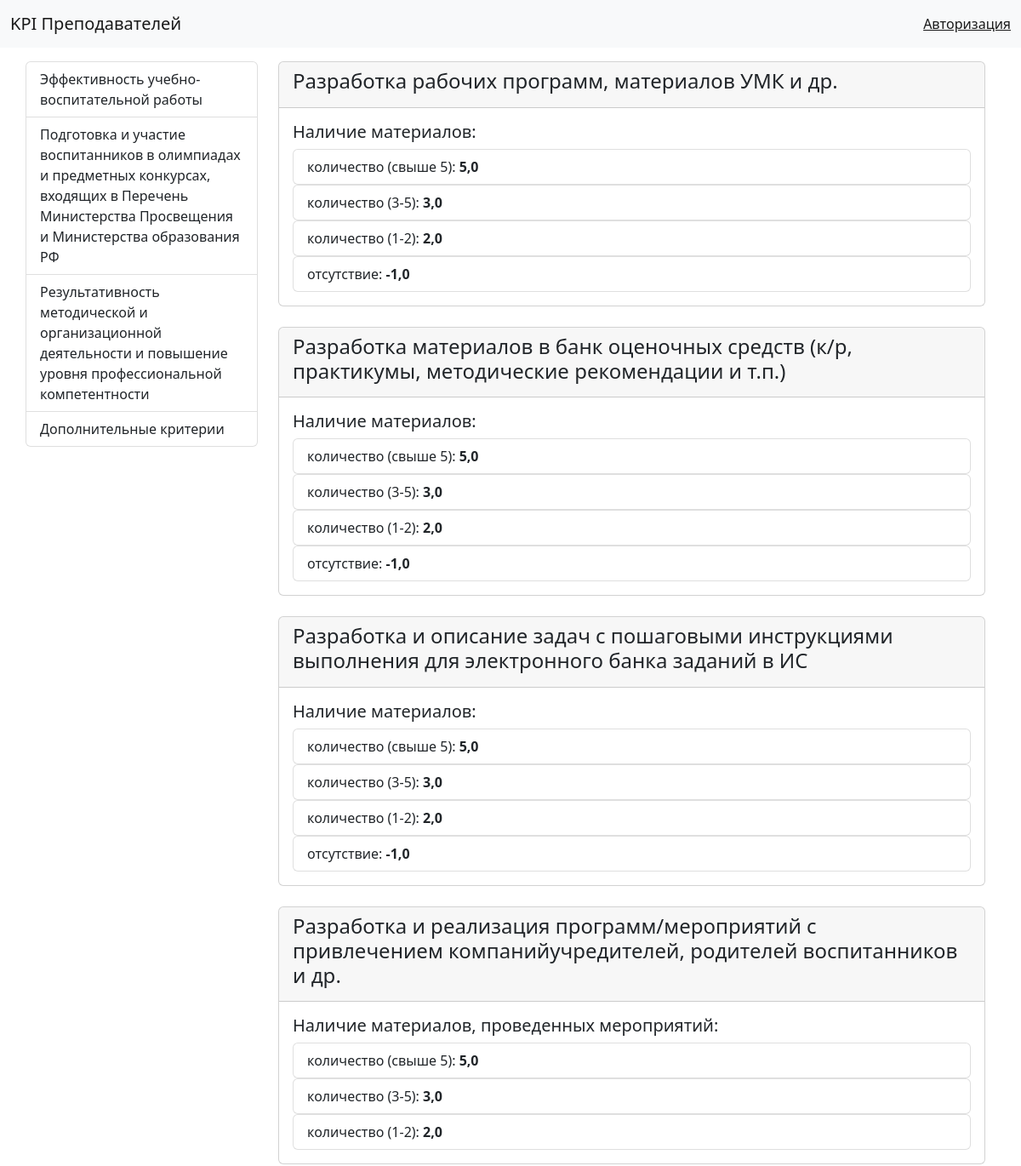
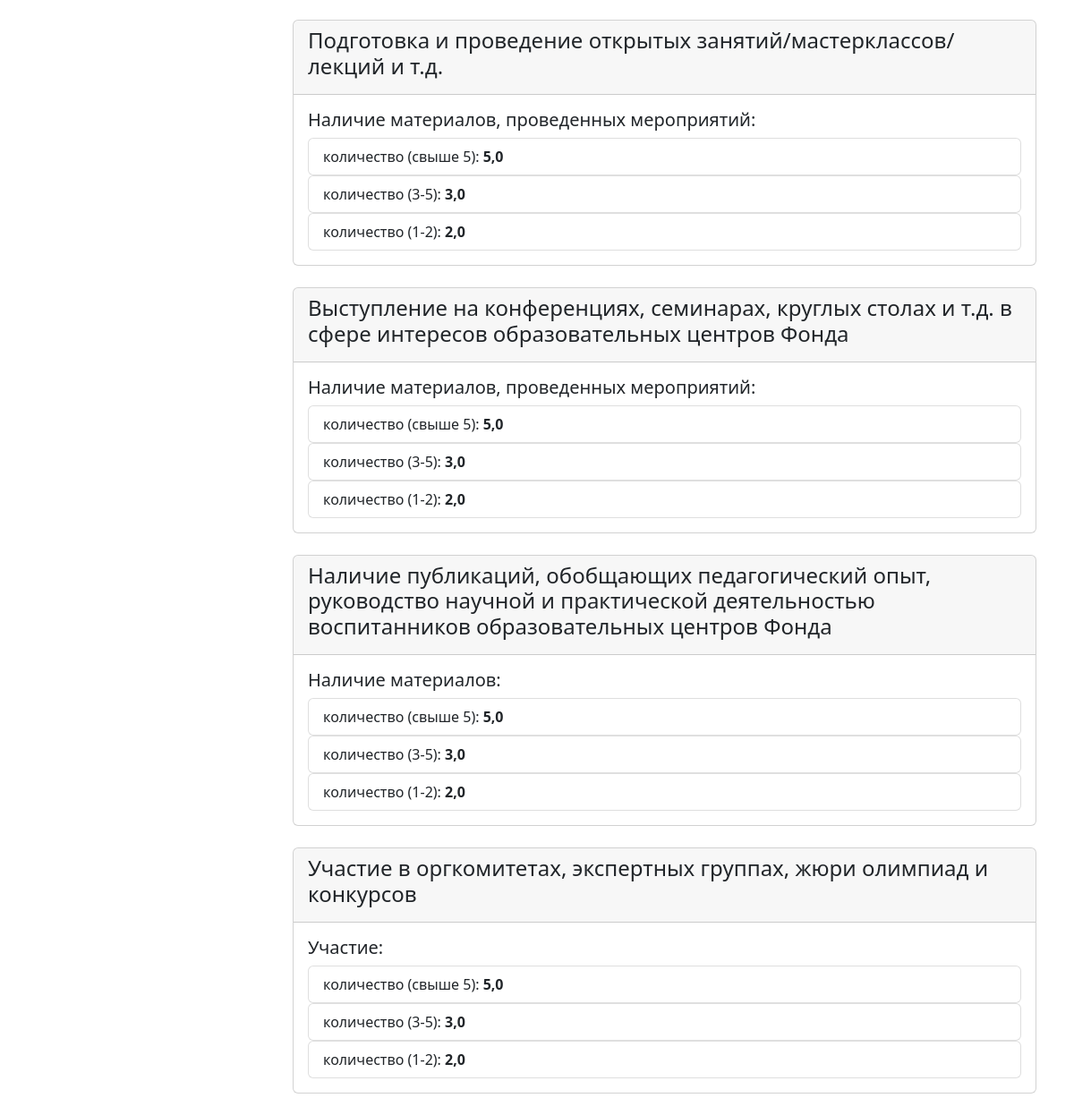
/fill/3/, run on the app's committed database (2 pictures, top to bottom).
### kpi/models.py (models this page shows, shortened)
class Kpi(models.Model):
    name = models.CharField(max_length=250, db_index=True, verbose_name='Наименование')
    class Meta:
        verbose_name = 'Показатель эффективности деятельности'
        verbose_name_plural = '1. Показатели эффективности деятельности'
        ordering = ['id']
    def get_absolute_url(self):
        return reverse_lazy('kpi:home', kwargs={'pk': self.pk})

class Criteria(models.Model):
    name = models.CharField(max_length=250, verbose_name='Наименование')
    kpi = models.ForeignKey('Kpi', on_delete=models.PROTECT, verbose_name='Показатель эффективности деятельности')
    class Meta:
        verbose_name = 'Критерий оценки эффективности деятельности'
        verbose_name_plural = '2. Критерии оценки эффективности деятельности'
        ordering = ['id']

class Indicator(models.Model):
    name = models.CharField(max_length=250, db_index=True, verbose_name='Наименование')
    criteria = models.ForeignKey('Criteria', on_delete=models.PROTECT,
                                 verbose_name='Критерий оценки эффективности деятельности')
    category = models.ManyToManyField('Category', verbose_name='Категории')
    class Meta:
        verbose_name = 'Количественный, качественный или объёмный показатель'
        verbose_name_plural = '3. Количественные, качественные или объёмные показатели'
        ordering = ['id']

class Category(models.Model):
    name = models.CharField(max_length=250, verbose_name='Наименование')
    condition = models.ForeignKey('Condition', on_delete=models.PROTECT, blank=True, null=True)
    condition3 = models.ForeignKey('Condition3', on_delete=models.PROTECT, blank=True, null=True)
    point = models.FloatField(verbose_name='Балл')
    class Meta:
        verbose_name = 'Категория'
        verbose_name_plural = '4. Категории'
        ordering = ['id']

### kpi/views.py (the view, shortened to what this page needs)
# urls.py: path('fill/<int:pk>/', views.home, name='home'),
def home(request, pk):
    if pk == 2:
        return redirect('kpi:home_2', pk=2)
    criteria_on_page = Criteria.objects.filter(kpi__pk=pk).prefetch_related('indicator_set__category__condition')
    context = {'criteria': criteria_on_page}
    return render(request, 'kpi/home.html', context=context)

### kpi/templatetags/kpi_tags.py (called while the page is built)
@register.simple_tag()
def get_list_kpi():
    return Kpi.objects.all()

### kpi/templates/kpi/home.html
{% extends 'base.html' %}
{% load kpi_tags %}
{% block content %}
{% if user.is_authenticated %}
  <form method="post">
    {% csrf_token %}
    {% for criterion in criteria %}
        <div class="card">
            <div class="card-header">
                <h4>{{ criterion.name }}</h4>
            </div>
            {% for indicator in criterion.indicator_set.all %}
                <div class="card-body">
                    <h5 class="card-title">{{ indicator.name }}</h5>
                    <ul class="list-group">
                        {% for category in indicator.category.all %}
                        <li class="list-group-item">{{ category.name }}: <b>{{ category.point }}</b></li>
                        {% endfor %}
                    </ul>
                    {% with forms_dict=forms|get_item:indicator %}
                        {% with form_1=forms_dict|get_item:'form_1' form_2=forms_dict|get_item:'form_2' %}
                        {% if form_1.non_field_errors %}
                            <div class="alert alert-danger" role="alert">
                                {{ form_1.non_field_errors }}
                            </div>
                        {% endif %}
                        <div class="form-group">
                            {% if form_1.point.errors %}
                            <div class="alert alert-danger" role="alert">
                                {{ form_1.point.errors }}
                            </div>
                            {% endif %}
                            <label for="{{ form_1.point.id_for_label }}">Ваш предыдущий балл:</label>
                            {{ form_1.point }}
                        </div>
                        {% if form_2.students_all %}
                            <div class="form-group">
                                {% if form_2.students_all.errors %}
                                <div class="alert alert-danger" role="alert">
                                    {{ form_2.students_all.errors }}
                                </div>
                                {% endif %}
                                <label for="{{ form_2.students_all.id_for_label }}">Всего воспитанников:</label>
                                {{ form_2.students_all }}
                            </div>
                            <div class="form-group">
                                {% if form_2.students_ok.errors %}
                                <div class="alert alert-danger" role="alert">
                                {{ form_2.students_ok.errors }}
                                </div>
                                {% endif %}
                                <label for="{{ form_2.students_1.id_for_label }}">Кол-во воспитанников подходящих к показателю:</label>
                                {{ form_2.students_ok }}
                            </div>
                        {% elif form_2.content %}
                            <div class="form-group">
                                {% if form_2.content.errors %}
                                <div class="alert alert-danger" role="alert">
                                    {{ form_2.content.errors }}
                                </div>
                                {% endif %}
                                <label for="{{ form_2.content.id_for_label }}"></label>
                                {{ form_2.content }}
                                <div class="form-text">Впишите названия материалов/конкурсов и т.д. разделяя их новой строкой.</div>
                            </div>
                            <br>
                        {% endif %}
                        {% if form_1.text.value %}
                        <div class="form-group">
                            {% if form_1.text.errors %}
                            <div class="alert alert-danger" role="alert">
                            {{ form_1.text.errors }}
                            </div>
                            {% endif %}
                            <label for="{{ form_1.text.id_for_label }}">Ваш предыдущий ответ:</label>
                            {{ form_1.text }}
                        </div>
                        {% endif %}
                        {% endwith %}
                    {% endwith %}
                </div>
            {% endfor %}
        </div>
        <br>
    {% endfor %}
    <button type="submit" class="btn btn-primary btn-lg">Сохранить</button>
  </form>
{% else %}
    {% for criterion in criteria %}
        <div class="card">
            <div class="card-header">
                <h4>{{ criterion.name }}</h4>
            </div>
            {% for indicator in criterion.indicator_set.all %}
                <div class="card-body">
                    <h5 class="card-title">{{ indicator.name }}</h5>
                    {% for category in indicator.category.all %}
                        <ul class="list-group">
                            <li class="list-group-item">{{ category.name }}: <b>{{ category.point }}</b></li>
                        </ul>
                    {% endfor %}
                </div>
            {% endfor %}
        </div>
        <br>
    {% endfor %}
{% endif %}
{% endblock content %}

### templates/inc/_sidebar.html
{% load kpi_tags %}
{% get_list_kpi as kpi %}
<div class="list-group">
    {% for item in kpi %}
        <a href="{{ item.get_absolute_url }}"
            class="list-group-item list-group-item-action">
            {{ item.name }}
        </a>
    {% endfor %}
</div>

### data on the page
Kpi: name "Эффективность учебно-воспитательной работы"
Kpi: name "Подготовка и участие воспитанников в олимпиадах и предметных конкурсах, входящих в Перечень Министерства Просвещения и Министерства образования РФ"
Kpi: name "Результативность методической и организационной деятельности и повышение уровня профессиональной компетентности"
Kpi: name "Дополнительные критерии"
Criteria: name "Разработка рабочих программ, материалов УМК и др."
Indicator: name "Наличие материалов:"
Category: name "количество (свыше 5)", point "5,0"
Category: name "количество (3-5)", point "3,0"
Category: name "количество (1-2)", point "2,0"
Category: name "отсутствие", point "-1,0"
Criteria: name "Разработка материалов в банк оценочных средств (к/р, практикумы, методические рекомендации и т.п.)"
Indicator: name "Наличие материалов:"
Criteria: name "Разработка и описание задач с пошаговыми инструкциями выполнения для электронного банка заданий в ИС"
Indicator: name "Наличие материалов:"
Criteria: name "Разработка и реализация программ/мероприятий с привлечением компанийучредителей, родителей воспитанников и др."
Indicator: name "Наличие материалов, проведенных мероприятий:"
Criteria: name "Подготовка и проведение открытых занятий/мастерклассов/лекций и т.д."
Indicator: name "Наличие материалов, проведенных мероприятий:"
Criteria: name "Выступление на конференциях, семинарах, круглых столах и т.д. в сфере интересов образовательных центров Фонда"
Indicator: name "Наличие материалов, проведенных мероприятий:"
Criteria: name "Наличие публикаций, обобщающих педагогический опыт, руководство научной и практической деятельностью воспитанников образовательных центров Фонда"
Indicator: name "Наличие материалов:"
Criteria: name "Участие в оргкомитетах, экспертных группах, жюри олимпиад и конкурсов"
Indicator: name "Участие:"
